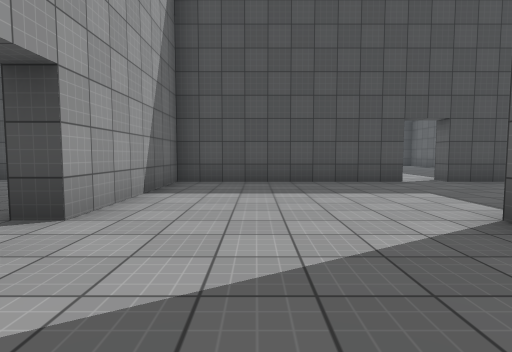
[1] (above)

16 first-person views from a walk through a 3-D level made in the Unity game engine. The camera is 1.2 m above the floor, tilts 4° down and sees 80° across. The floor is counted in squares, 2 m on a side. Each view is taken from the middle of a square. On the plan, view 1 faces up. The plan holds only what a view shows up to about 9 squares ahead; the rest is blank. The place goes on beyond the plan. The player is left out. Door leaves are left out, so doorways stand open. Surface patterns are stand-ins for the level's own textures.

[2]
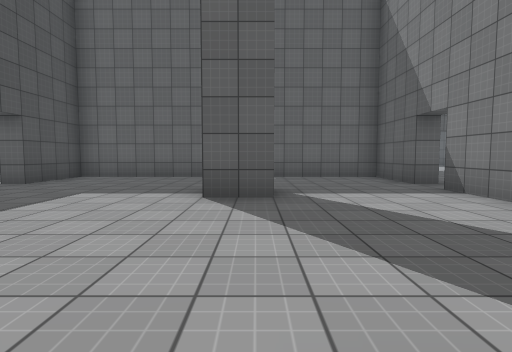

[3]
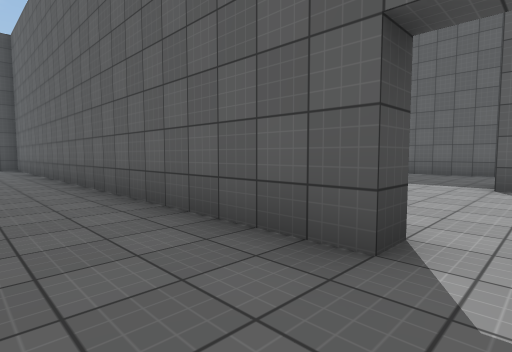

[4]
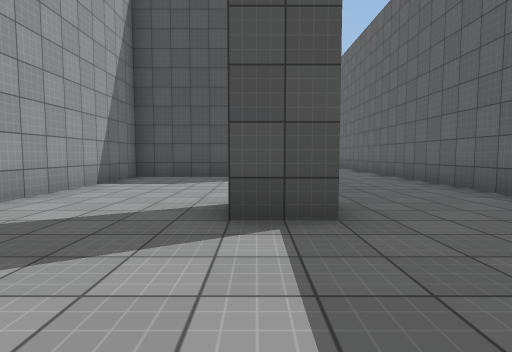

[5]
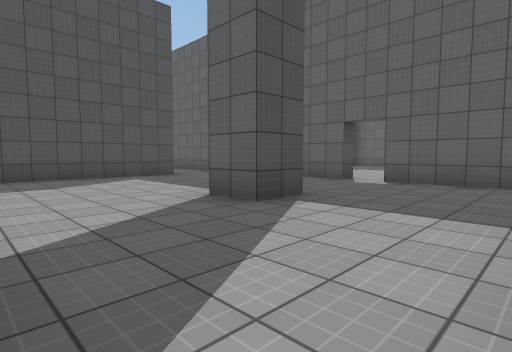

[6]
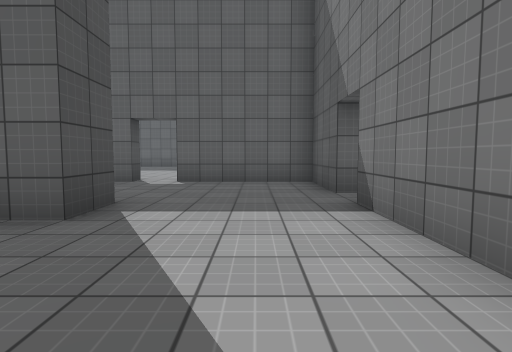

[7]
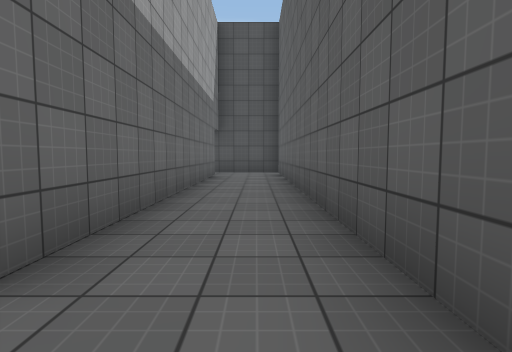

[8]
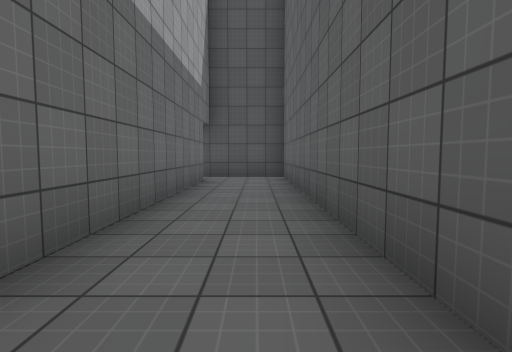

[9]
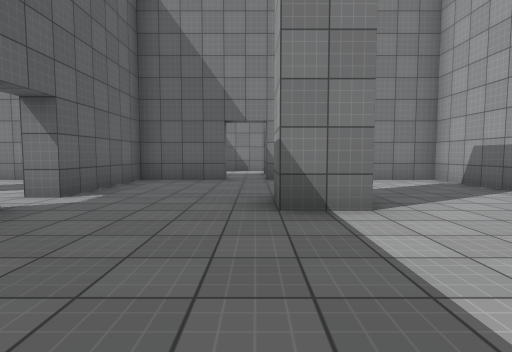

[10]
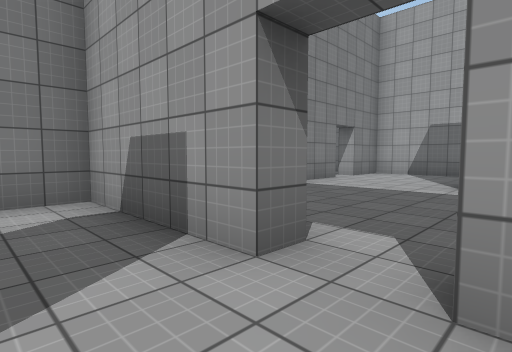

[11]
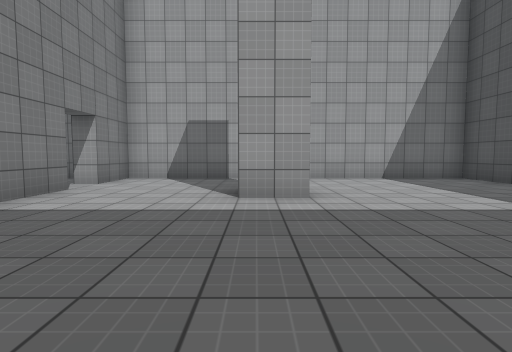

[12]
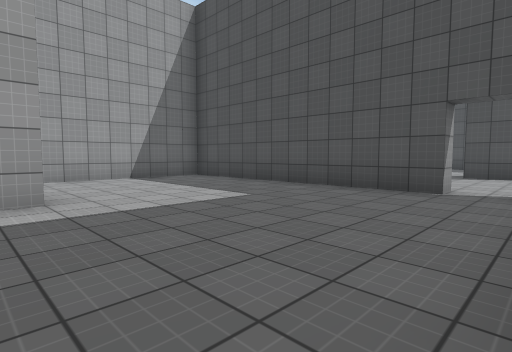

[13]
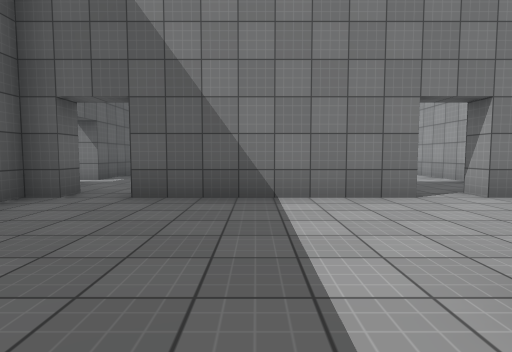

[14]
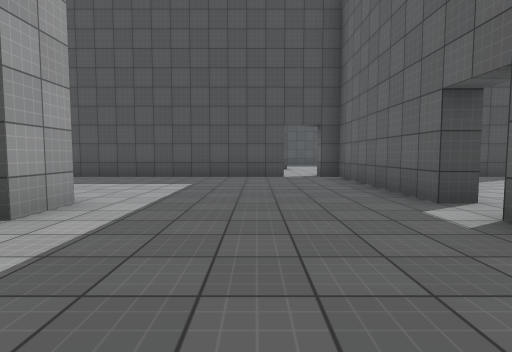

[15]
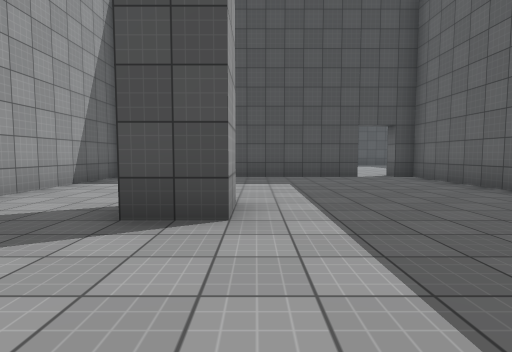

[16]
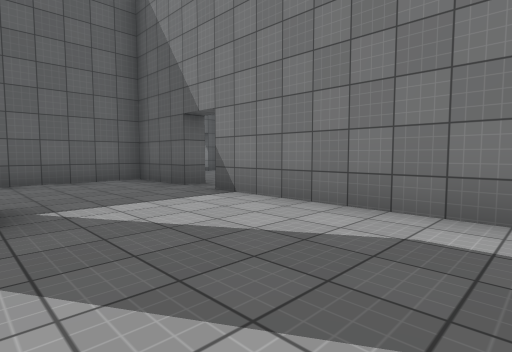

### Floor plan
Points are (right, up) in squares from view 1. A wall is a line through its corners. A room is listed if a view was taken in it or the views show most of it. See-through windows are left out.
Room 1 (views 1, 16)
walls: (2.3, 1.8) (2.3, 2.8); (3.4, 6.7) (-1.7, 6.7) (-1.7, 2.7); (6.2, 3.1) (6.2, 6.7) (4.2, 6.7) (4.2, 7.2); (4.2, -1.3) (6.2, -1.3) (6.2, 1.6); (-0.8, -1.3) (3.2, -1.3)
ways out: opening at (-2, 2) to room 2; opening at (4, -2); opening at (4, 7)
Room 2 (views 2, 3, 4, 5, 6, 7, 8, 9, 10)
walls: (-5.3, 2.8) (-5.3, 1.7) (-6.2, 1.7) (-6.2, 2.8) (-5.3, 2.8); (-1.7, 2.7) (-2.2, 2.7) (-2.2, 16.2) (-4.5, 16.2); (-9.3, 1.8) (-9.3, -1.3) (-5.2, -1.3); (-4.3, -1.8) (-4.3, -1.3) (-2.2, -1.3) (-2.2, 1.8) (-1.8, 1.8); (-4.2, 15.2) (-4.2, 7.3) (-9.3, 7.3) (-9.3, 2.7)
ways out: opening at (-2, 2) to room 1; opening at (-10, 2) to room 3; opening at (-5, -2); open door at (-4.5, 15.5)
Room 3 (views 11, 12, 13, 14, 15)
walls: (-14.2, 2.9) (-14.2, 1.7) (-15.2, 1.7); (-15.4, -1.3) (-11.2, -1.3); (-17.7, 1.6) (-17.7, -1.3) (-16.3, -1.3) (-16.3, -1.8); (-9.9, 1.8) (-9.3, 1.8); (-9.3, 2.7) (-9.7, 2.7) (-9.7, 7.3); (-10.3, -1.8) (-10.3, -1.3); (-9.7, -1.3) (-9.7, -0.8); (-11.2, 7.8) (-11.2, 7.3) (-17.7, 7.3) (-17.7, 3.2)
ways out: opening at (-10, 2) to room 2; opening at (-16, -2); opening at (-11, -2); opening at (-11, 7)

Positions as (right, up) in squares from view 1, and headings:
1: (0, 0), facing up
2: (-2, 2), facing right
3: (-4, 2), facing up-right
4: (-6, -1), facing up
5: (-9, -1), facing up-right
6: (-9, 0), facing right
7: (-3, 6), facing up
8: (-3, 8), facing up
9: (-5, 6), facing down
10: (-8, 3), facing down-left
11: (-10, 2), facing left
12: (-10, 2), facing up-left
13: (-13, 3), facing down
14: (-12, -1), facing up
15: (-14, -1), facing up
16: (-1, 2), facing down-right
